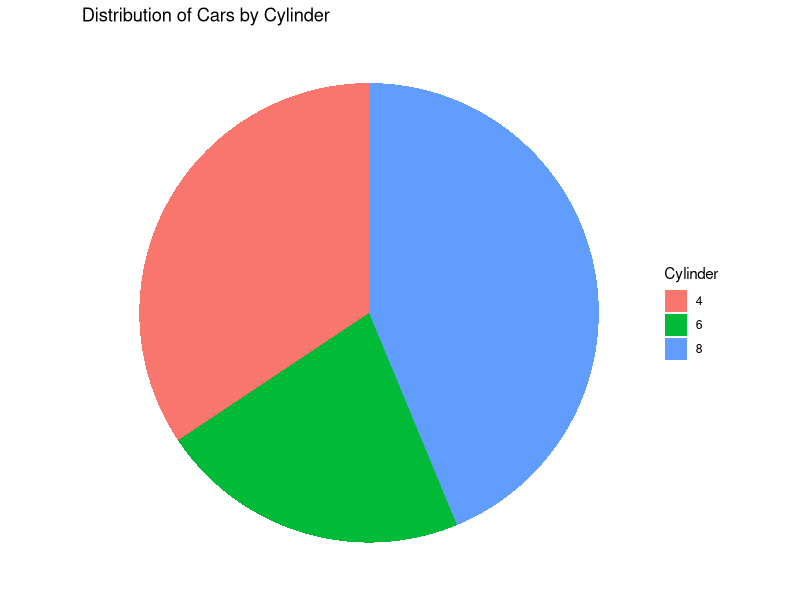
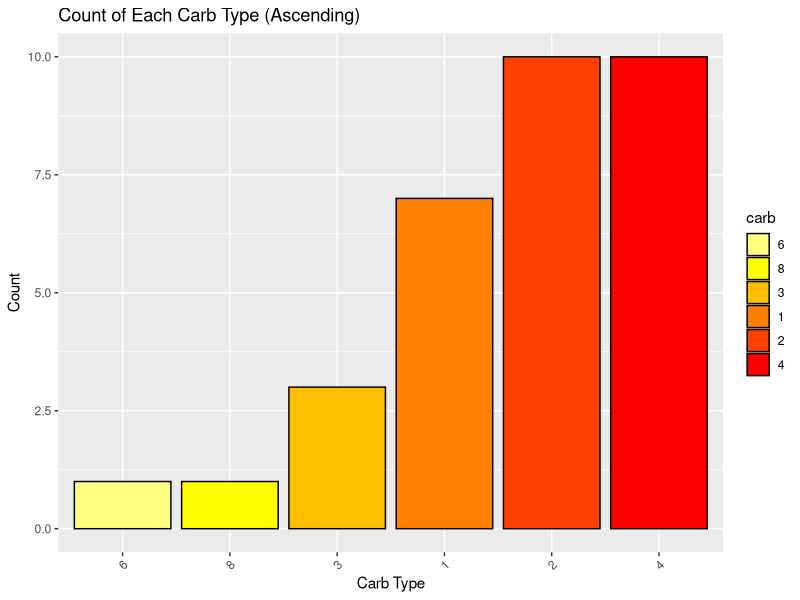
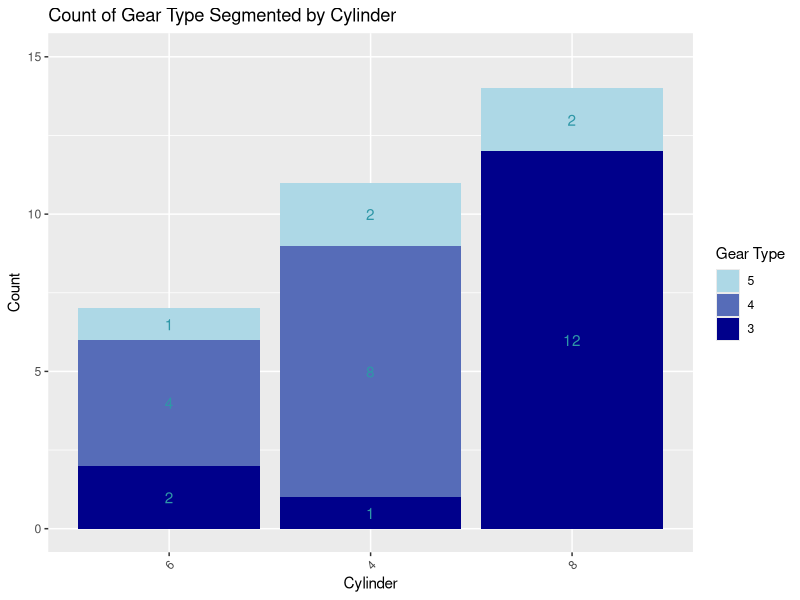
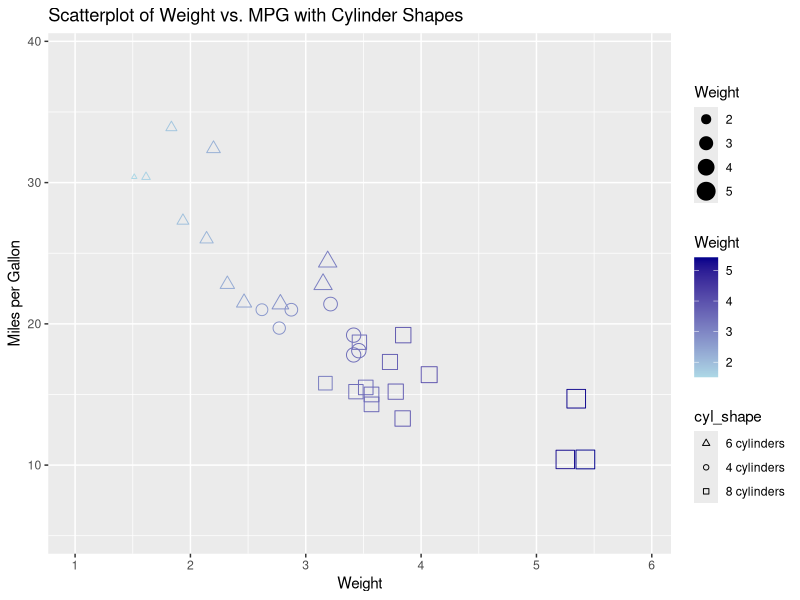
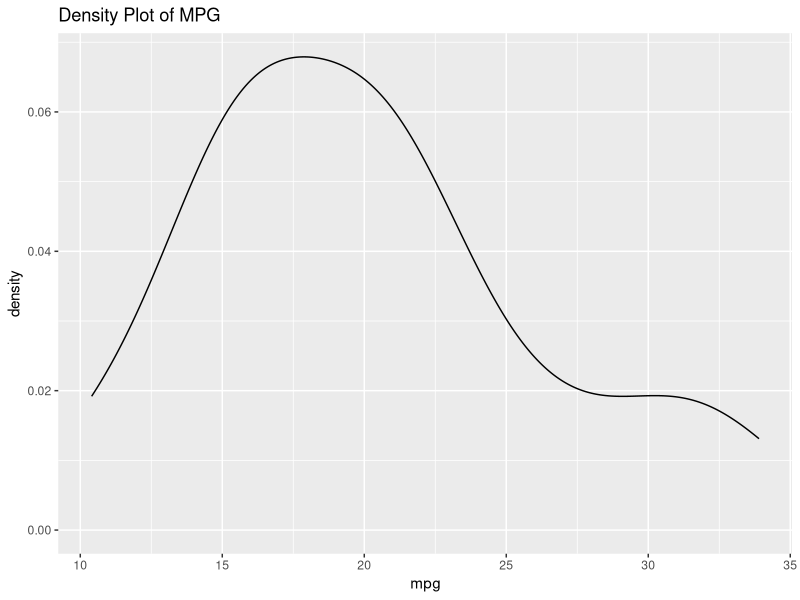
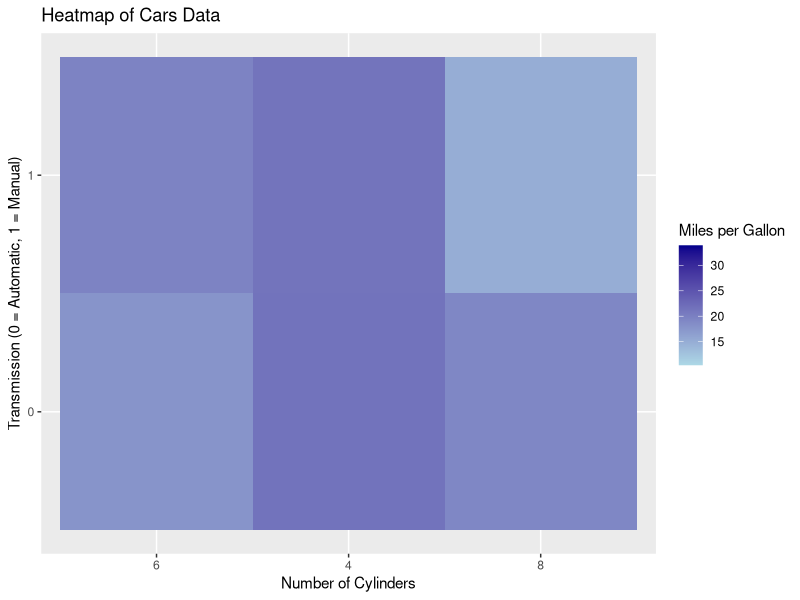
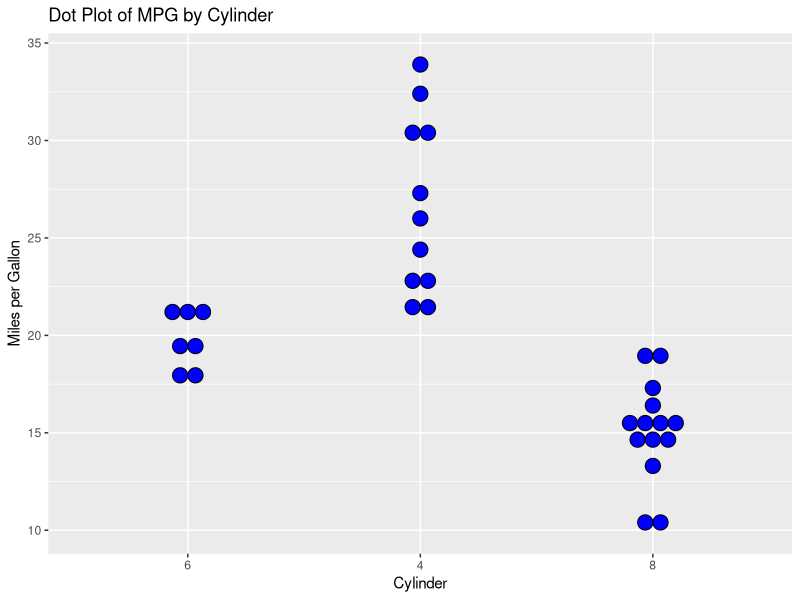
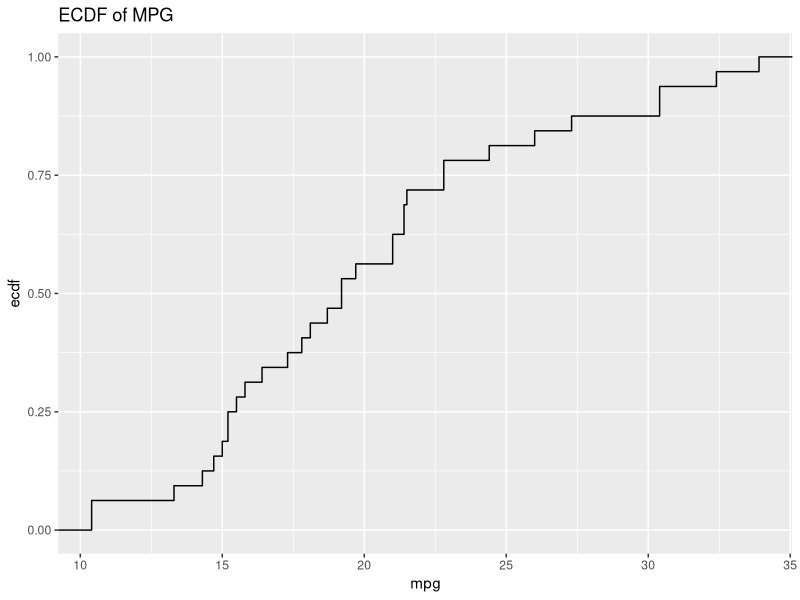

The R script that drew these images, in order:
## ---- chunk 1
knitr::opts_chunk$set(echo = TRUE)
## ---- chunk 2
suppressWarnings(library(ggplot2))
## ---- chunk 3
data(mtcars)
head(mtcars)
summary(mtcars)
## ---- chunk 4

pie_data <- table(mtcars$cyl)
pie_labels <- paste(names(pie_data), "cylinders", sep = " ")
pie_chart <- ggplot() +
             geom_bar(aes(x = "", y = pie_data, fill = factor(names(pie_data))), stat = "identity") +
             coord_polar("y", start = 0) +
             theme_void() +
             labs(title = "Distribution of Cars by Cylinder", fill = "Cylinder")

print(pie_chart)

## ---- chunk 5
suppressWarnings({
carb_counts <- table(mtcars$carb)

carb_levels <- names(sort(carb_counts))

mtcars$carb <- factor(mtcars$carb, levels = carb_levels)

color_range <- rev(heat.colors(length(carb_levels)))

color_palette <- colorRampPalette(color_range)(length(carb_levels))

carb_colors <- setNames(color_palette, carb_levels)

bar_plot <- ggplot(mtcars, aes(x = carb)) +
            geom_bar(aes(fill = carb), color = "black") +
            scale_fill_manual(values = carb_colors) +
            labs(title = "Count of Each Carb Type (Ascending)", x = "Carb Type", y = "Count") +
            theme(axis.text.x = element_text(angle = 45, hjust = 1))

print(bar_plot)
})
## ---- chunk 6
suppressWarnings({
max_count <- max(table(mtcars$gear))

mtcars$cyl <- factor(mtcars$cyl, levels = unique(mtcars$cyl), ordered = TRUE)

gear_counts <- table(mtcars$gear)
gear_levels <- names(sort(gear_counts))

blue_palette <- colorRampPalette(c("lightblue", "darkblue"))(length(gear_levels))
gear_colors <- setNames(blue_palette, gear_levels)

stacked_bar <- ggplot(mtcars, aes(x = cyl, fill = factor(gear, levels = gear_levels))) +
               geom_bar(position = "stack") +
               scale_fill_manual(values = gear_colors) +
               labs(title = "Count of Gear Type Segmented by Cylinder", x = "Cylinder", y = "Count", fill = "Gear Type") +
               theme(axis.text.x = element_text(angle = 45, hjust = 1)) +
               geom_text(aes(label = stat(count)), stat = "count", position = position_stack(vjust = 0.5), color = "#2E97A7") +
               ylim(0, max_count)

print(stacked_bar)

})
## ---- chunk 7
suppressWarnings({

mtcars$cyl_shape <- factor(ifelse(mtcars$cyl == 6, "6 cylinders", ifelse(mtcars$cyl == 4, "4 cylinders", "8 cylinders")))

color_palette <- colorRampPalette(c("lightblue", "darkblue"))(4)

mtcars$size <- mtcars$wt

x_range <- c(min(mtcars$wt) - 0.5, max(mtcars$wt) + 0.5)
y_range <- c(min(mtcars$mpg) - 5, max(mtcars$mpg) + 5)

scatterplot <- ggplot(mtcars, aes(x = wt, y = mpg, shape = cyl_shape, size = size, color = wt)) +
               geom_point(position = position_dodge(width = 0.1)) +  
               labs(title = "Scatterplot of Weight vs. MPG with Cylinder Shapes", x = "Weight", y = "Miles per Gallon") +
               scale_shape_manual(values = c("6 cylinders" = 1, "4 cylinders" = 2, "8 cylinders" = 0),
                                  labels = c("6 cylinders", "4 cylinders", "8 cylinders")) +
               scale_color_gradient(low = color_palette[1], high = color_palette[4], limits = range(mtcars$wt)) +
               guides(size = guide_legend(title = "Weight"), color = guide_colorbar(title = "Weight")) +
               xlim(x_range) +
               ylim(y_range)

print(scatterplot)

})
## ---- chunk 8
# Density Plot
density_plot <- ggplot(mtcars, aes(x = mpg)) +
                geom_density() +
                labs(title = "Density Plot of MPG")

# Heatmap
heatmap <- heatmap <- ggplot(mtcars, aes(x = factor(cyl), y = factor(am), fill = mpg)) +
           geom_tile() +
           scale_fill_gradient(low = "lightblue", high = "darkblue") +
           labs(title = "Heatmap of Cars Data", x = "Number of Cylinders", y = "Transmission (0 = Automatic, 1 = Manual)", fill = "Miles per Gallon")

# Dot Plot
dot_plot <- ggplot(mtcars, aes(x = factor(cyl), y = mpg)) +
            geom_dotplot(binaxis = "y", stackdir = "center", fill = "blue") +
            labs(title = "Dot Plot of MPG by Cylinder", x = "Cylinder", y = "Miles per Gallon")

# ECDF Plot
ecdf_plot <- ggplot(mtcars, aes(x = mpg)) +
             stat_ecdf() +
             labs(title = "ECDF of MPG")

# Q-Q Plot
qq_plot <- ggplot(mtcars, aes(sample = mpg)) +
           stat_qq() +
           labs(title = "Q-Q Plot of MPG")

# Comment on best display method
comment <- "Each type of plot has its own advantages depending on the purpose. For exploring distributions, density plots and histograms are useful. Scatterplots are great for examining relationships between two variables. ECDF and Q-Q plots are helpful for assessing data normality. Heatmaps and stacked bar plots are effective for visualizing relationships between categorical variables."

list(density_plot, heatmap, dot_plot, ecdf_plot, qq_plot, comment)
## ---- chunk 9
data(iris)
head(iris)
summary(iris)
## ---- chunk 10
scatterplot <- ggplot(iris, aes(x = Sepal.Length, y = Sepal.Width, color = Species)) +
               geom_point() +
               labs(title = "Scatterplot of Sepal Length vs. Sepal Width by Species",
                    x = "Sepal Length", y = "Sepal Width", color = "Species")

print(scatterplot)
